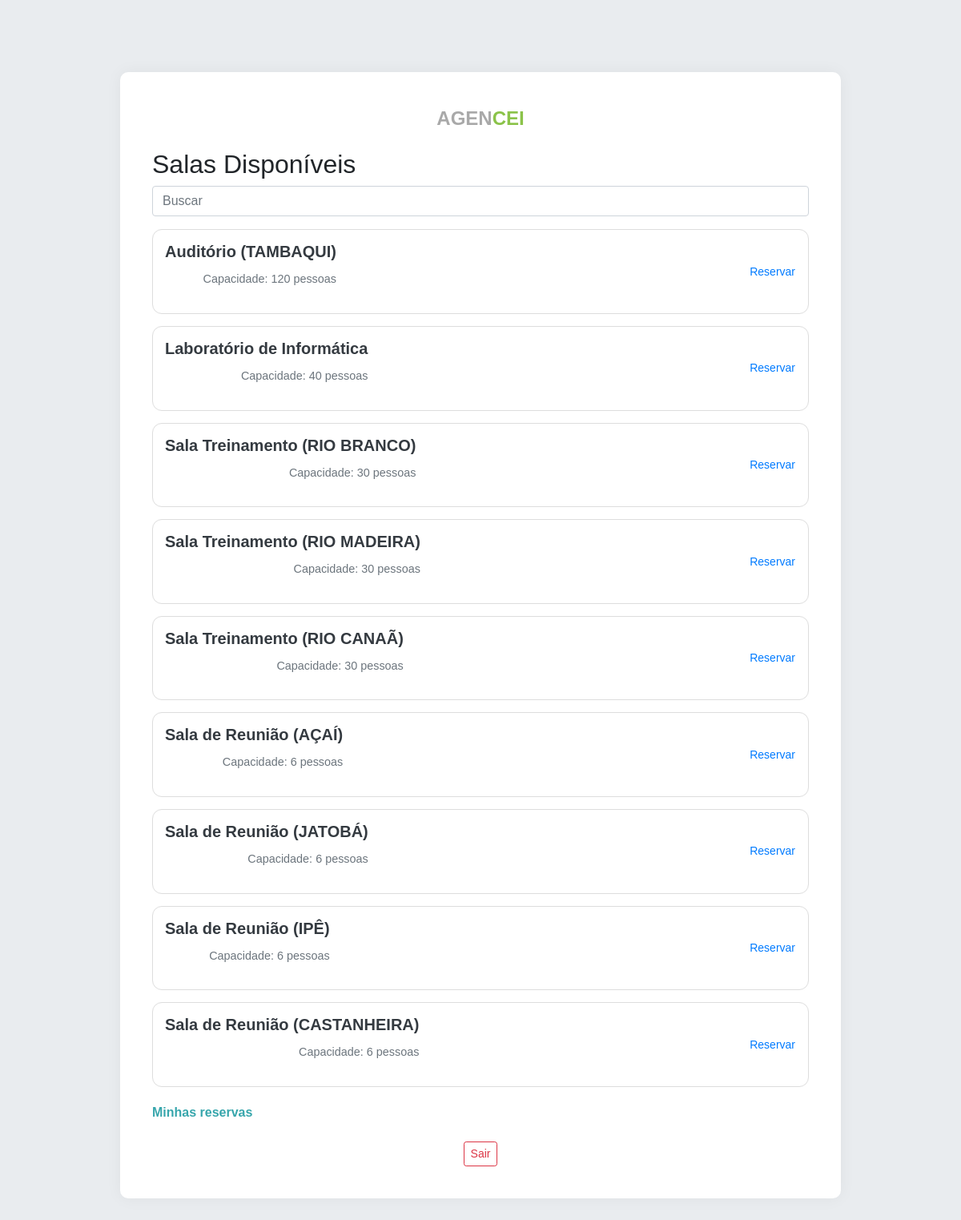
The page /organizador/salas (signed in) on the database its author committed.
### app.py (models this page shows)
class Sala(db.Model):
    id = db.Column(db.Integer, primary_key=True)
    nome = db.Column(db.String(100), nullable=False)
    capacidade = db.Column(db.Integer, nullable=False)
    eventos = db.relationship('Evento', backref='sala', lazy=True)

### app.py (the view)
@app.route('/organizador/salas')
def organizador_salas():
    if session.get('user_tipo') != 'organizador':
        return redirect(url_for('login'))
    salas = Sala.query.order_by(Sala.capacidade.desc()).all()
    return render_template('organizador_salas.html', salas=salas)

### templates/organizador_salas.html (shortened to what this page needs)
{% extends "base.html" %}
{% block content %}
<h2 class="text-left">Salas Disponíveis</h2>
<div class="form-group">
    <input type="text" class="form-control" placeholder="Buscar" aria-label="Buscar">
</div>
{% for sala in salas %}
<div class="card-sala d-flex justify-content-between align-items-center">
    <div>
        <h5 class="card-title">{{ sala.nome }}</h5>
        <p class="capacidade">Capacidade: {{ sala.capacidade }} pessoas</p>
    </div>
    <a href="{{ url_for('reservar_sala', sala_id=sala.id) }}" class="btn btn-link btn-sm p-0">Reservar</a>
</div>
{% endfor %}
<a href="{{ url_for('minhas_reservas') }}" class="secondary-link">Minhas reservas</a>
{% endblock %}

### templates/base.html (shortened to what this page needs)
<!doctype html>
<html lang="pt-br">
<head>
    <link rel="stylesheet" href="https://stackpath.bootstrapcdn.com/bootstrap/4.5.2/css/bootstrap.min.css">
    <link rel="stylesheet" href="{{ url_for('static', filename='style.css') }}">
    <link rel="stylesheet" href="https://cdnjs.cloudflare.com/ajax/libs/font-awesome/5.15.4/css/all.min.css">
</head>
<body>
    <div class="mobile-container">
        <div class="logo text-center">
            <span class="ag">AGEN</span><span class="encei">CEI</span>
        </div>
        {% block content %}{% endblock %}
        {% if session.get('logged_in') %}
        <div class="text-center mt-4">
            <a href="{{ url_for('logout') }}" class="btn btn-outline-danger btn-sm">Sair</a>
        </div>
        {% endif %}
    </div>
</body>
</html>

### static/style.css (style rules this page uses)
:root { --color-primary: #37a6ac; --color-secondary: #8bc34a; --color-dark: #343a40; --color-light: #f8f9fa; --color-text-grey: #6c757d; }
body { background-color: var(--color-light); font-family: 'Arial', sans-serif; padding: 0; margin: 0; }
.mobile-container { max-width: 500px; margin: 30px auto; background-color: white; border-radius: 25px; box-shadow: 0 10px 30px rgba(0, 0, 0, 0.1); padding: 20px; border: 8px solid var(--color-dark); border-top: 40px solid var(--color-dark); position: relative; }
.mobile-container::before { content: ''; position: absolute; top: -30px; left: 50%; transform: translateX(-50%); width: 80px; height: 10px; background-color: var(--color-dark); border-radius: 0 0 10px 10px; }
@media (min-width: 768px) { body { background-color: #e9ecef; padding: 40px; } }
@media (min-width: 768px) { .mobile-container { max-width: 900px; margin: 50px auto; border: none; box-shadow: 0 0 20px rgba(0, 0, 0, 0.05); border-radius: 10px; padding: 40px; } }
@media (min-width: 768px) { .mobile-container::before { content: none; } }
@media (min-width: 768px) { .card-sala, .card-evento { display: grid; grid-template-columns: 2fr 1fr 1fr; align-items: center; padding: 20px; } }
@media (min-width: 768px) { .card-sala .card-title { font-size: 1.5rem; } }
@media (min-width: 768px) { .card-sala .capacidade, .card-evento .details { text-align: right; } }
@media (min-width: 768px) { .btn-link { justify-self: end; } }
.logo { font-size: 24px; font-weight: 800; margin-bottom: 20px; }
.logo span.ag { color: #A9A9A9; }
.logo span.encei { color: var(--color-secondary); }
.card-sala, .card-evento { border: 1px solid #ddd; border-radius: 12px; padding: 15px; margin-bottom: 15px; transition: all 0.2s ease-in-out; }
.card-sala .card-title, .card-evento .card-title { font-size: 1.25rem; font-weight: 600; color: var(--color-dark); }
.card-sala .capacidade, .card-evento .details { color: var(--color-text-grey); font-size: 0.9rem; }
.secondary-link { color: var(--color-primary); font-weight: 600; display: block; margin-top: 20px; text-align: left; }

### rows shown on the page
Sala: nome "Auditório (TAMBAQUI)", capacidade "120"
Sala: nome "Laboratório de Informática", capacidade "40"
Sala: nome "Sala Treinamento (RIO BRANCO)", capacidade "30"
Sala: nome "Sala Treinamento (RIO MADEIRA)", capacidade "30"
Sala: nome "Sala Treinamento (RIO CANAÃ)", capacidade "30"
Sala: nome "Sala de Reunião (AÇAÍ)", capacidade "6"
Sala: nome "Sala de Reunião (JATOBÁ)", capacidade "6"
Sala: nome "Sala de Reunião (IPÊ)", capacidade "6"
Sala: nome "Sala de Reunião (CASTANHEIRA)", capacidade "6"
